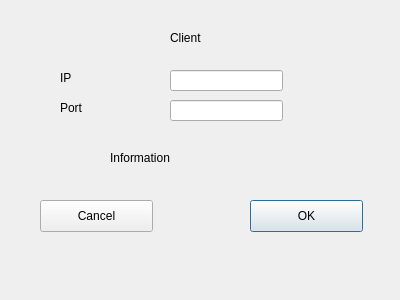
<?xml version="1.0" encoding="UTF-8"?>
<ui version="4.0">
 <class>CreateClient</class>
 <widget class="QDialog" name="CreateClient">
  <property name="geometry">
   <rect>
    <x>0</x>
    <y>0</y>
    <width>400</width>
    <height>300</height>
   </rect>
  </property>
  <property name="windowTitle">
   <string>Dialog</string>
  </property>
  <widget class="QLabel" name="labelIP">
   <property name="geometry">
    <rect>
     <x>60</x>
     <y>70</y>
     <width>59</width>
     <height>16</height>
    </rect>
   </property>
   <property name="text">
    <string>IP</string>
   </property>
  </widget>
  <widget class="QLabel" name="labelPort">
   <property name="geometry">
    <rect>
     <x>60</x>
     <y>100</y>
     <width>59</width>
     <height>16</height>
    </rect>
   </property>
   <property name="text">
    <string>Port</string>
   </property>
  </widget>
  <widget class="QLabel" name="information">
   <property name="geometry">
    <rect>
     <x>110</x>
     <y>150</y>
     <width>201</width>
     <height>16</height>
    </rect>
   </property>
   <property name="text">
    <string>Information</string>
   </property>
  </widget>
  <widget class="QPushButton" name="pushButtonOK">
   <property name="geometry">
    <rect>
     <x>250</x>
     <y>200</y>
     <width>113</width>
     <height>32</height>
    </rect>
   </property>
   <property name="text">
    <string>OK</string>
   </property>
  </widget>
  <widget class="QPushButton" name="pushButtonCancel">
   <property name="geometry">
    <rect>
     <x>40</x>
     <y>200</y>
     <width>113</width>
     <height>32</height>
    </rect>
   </property>
   <property name="text">
    <string>Cancel</string>
   </property>
  </widget>
  <widget class="QLineEdit" name="lineEditIP">
   <property name="geometry">
    <rect>
     <x>170</x>
     <y>70</y>
     <width>113</width>
     <height>21</height>
    </rect>
   </property>
  </widget>
  <widget class="QLineEdit" name="lineEditPort">
   <property name="geometry">
    <rect>
     <x>170</x>
     <y>100</y>
     <width>113</width>
     <height>21</height>
    </rect>
   </property>
  </widget>
  <widget class="QLabel" name="caption">
   <property name="geometry">
    <rect>
     <x>170</x>
     <y>30</y>
     <width>59</width>
     <height>16</height>
    </rect>
   </property>
   <property name="text">
    <string>Client</string>
   </property>
  </widget>
 </widget>
 <resources/>
 <connections/>
</ui>
